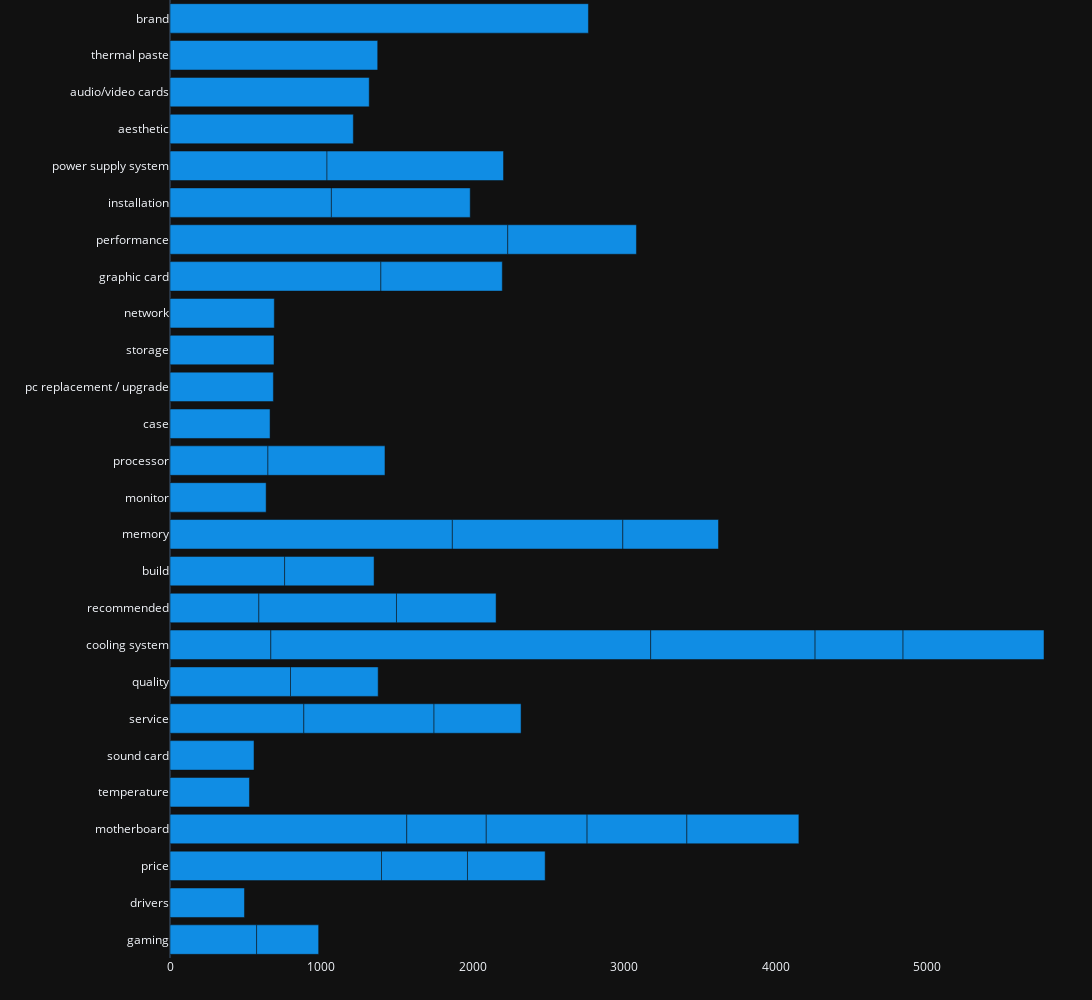

Notebook source saved alongside this figure:
### Markdown cell above
## Topics

### Code cell
count = Counter()
for x in reviews_df["topics"].values:
    topics = set(["T" + str(y["topic"]) for y in x])
    count.update(topics)

topics_count = pd.DataFrame(count.items(), columns=["topic", "count"])
topics_count["topic"] = topics_count["topic"].apply(lambda x: topic_mapping[x]).astype("category")

order = topics_count.sort_values(by="count", ascending=False)
order = order.reset_index()["topic"]

fig1 = px.bar(
    topics_count,
    y="topic",
    x="count",
    color_discrete_sequence=["#108de4"],
    category_orders=dict(topic=order),
    height=1000,
    width=1200
)
fig1.update_xaxes(showgrid=False, title_text="")
fig1.update_yaxes(showgrid=False, title_text="")
fig1.update_layout({"margin": dict(l=0, t=0, r=0, b=0)})
fig1

### Figure 1 — Plotly figure (JSON) as saved in the notebook; plotly's stock layout.template omitted (floating-point values rounded to 4 significant figures)
{"data": [{"alignmentgroup": "True", "hovertemplate": "count=%{x}<br>topic=%{y}<extra></extra>", "legendgroup": "", "marker": {"color": "#108de4", "pattern": {"shape": ""}}, "name": "", "offsetgroup": "", "orientation": "h", "showlegend": false, "textposition": "auto", "x": [555, 796, 1372, 1211, 1865, 1037, 1564, 666, 2764, 1166, 1316, 572, 525, 1393, 2231, 683, 666, 850, 635, 647, 773, 661, 2509, 687, 1397, 1066, 659, 689, 525, 884, 757, 1126, 860, 579, 410, 1086, 492, 587, 575, 581, 632, 802, 591, 917, 909, 658, 740, 931, 568, 513], "xaxis": "x", "y": ["sound card", "quality", "thermal paste", "aesthetic", "memory", "power supply system", "motherboard", "cooling system", "brand", "power supply system", "audio/video cards", "gaming", "motherboard", "graphic card", "performance", "pc replacement / upgrade", "motherboard", "performance", "monitor", "processor", "processor", "case", "cooling system", "storage", "price", "installation", "motherboard", "network", "temperature", "service", "build", "memory", "service", "quality", "gaming", "cooling system", "drivers", "recommended", "service", "cooling system", "memory", "graphic card", "build", "installation", "recommended", "recommended", "motherboard", "cooling system", "price", "price"], "yaxis": "y", "type": "bar"}], "layout": {"xaxis": {"anchor": "y", "domain": [0.0, 1.0], "title": {"text": ""}, "showgrid": false}, "yaxis": {"anchor": "x", "domain": [0.0, 1.0], "title": {"text": ""}, "categoryorder": "array", "categoryarray": ["gaming", "drivers", "price", "motherboard", "temperature", "sound card", "price", "gaming", "service", "quality", "cooling system", "recommended", "build", "memory", "monitor", "processor", "recommended", "motherboard", "case", "motherboard", "cooling system", "pc replacement / upgrade", "storage", "network", "motherboard", "build", "processor", "quality", "graphic card", "performance", "service", "service", "recommended", "installation", "cooling system", "power supply system", "installation", "cooling system", "memory", "power supply system", "aesthetic", "audio/video cards", "thermal paste", "graphic card", "price", "motherboard", "memory", "performance", "cooling system", "brand"], "showgrid": false}, "legend": {"tracegroupgap": 0}, "margin": {"t": 0, "l": 0, "r": 0, "b": 0}, "barmode": "relative", "height": 1000, "width": 1200}}
